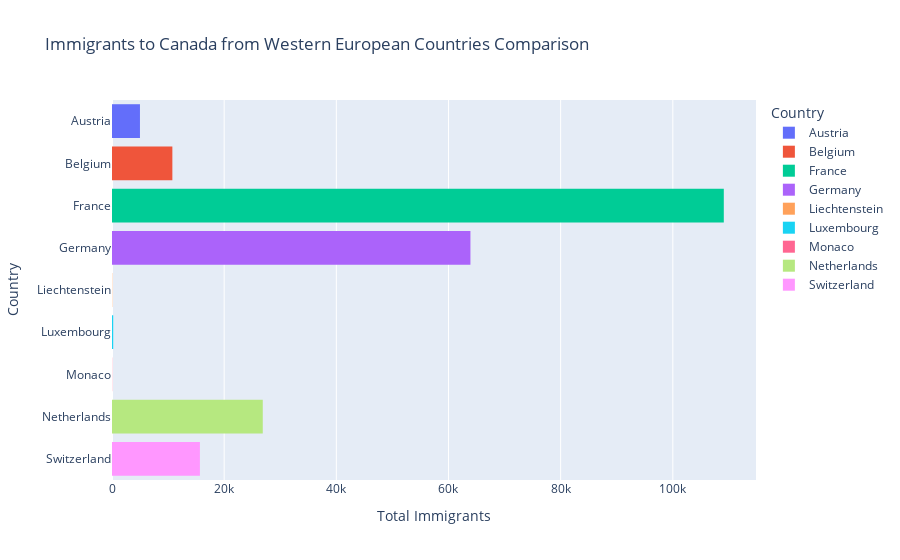

The notebook cell this image was saved under:
### Markdown cell above
### Immigrants from Western Europe Bar Plot

### Code cell
fig = px.histogram(df_can_new[df_can_new["Region"]=="Western Europe"], x="Immigrants", y="Country", color="Country",
                   title="Immigrants to Canada from Western European Countries Comparison", orientation="h")
fig.for_each_trace(lambda t: t.update(hovertemplate=t.hovertemplate.replace("sum of", "Total")))
fig.update_layout(xaxis_title="Total Immigrants")
fig.show()

### Figure 1 — Plotly figure (JSON) as saved in the notebook; plotly's stock layout.template omitted (floating-point values rounded to 4 significant figures)
{"data": [{"alignmentgroup": "True", "bingroup": "y", "histfunc": "sum", "hovertemplate": "Country=%{y}<br>Total Immigrants=%{x}<extra></extra>", "legendgroup": "Austria", "marker": {"color": "#636efa", "pattern": {"shape": ""}}, "name": "Austria", "offsetgroup": "Austria", "orientation": "h", "showlegend": true, "type": "histogram", "x": [234, 238, 201, 117, 127, 165, 196, 265, 198, 227, 158, 189, 131, 132, 133, 153, 191, 152, 190, 117, 97, 134, 87, 113, 118, 122, 102, 98, 91, 109, 124, 84, 102, 90], "xaxis": "x", "y": ["Austria", "Austria", "Austria", "Austria", "Austria", "Austria", "Austria", "Austria", "Austria", "Austria", "Austria", "Austria", "Austria", "Austria", "Austria", "Austria", "Austria", "Austria", "Austria", "Austria", "Austria", "Austria", "Austria", "Austria", "Austria", "Austria", "Austria", "Austria", "Austria", "Austria", "Austria", "Austria", "Austria", "Austria"], "yaxis": "y"}, {"alignmentgroup": "True", "bingroup": "y", "histfunc": "sum", "hovertemplate": "Country=%{y}<br>Total Immigrants=%{x}<extra></extra>", "legendgroup": "Belgium", "marker": {"color": "#EF553B", "pattern": {"shape": ""}}, "name": "Belgium", "offsetgroup": "Belgium", "orientation": "h", "showlegend": true, "type": "histogram", "x": [511, 540, 519, 297, 183, 181, 197, 283, 333, 307, 303, 216, 208, 240, 201, 240, 279, 227, 307, 209, 369, 340, 307, 320, 411, 400, 302, 363, 335, 358, 363, 332, 402, 379], "xaxis": "x", "y": ["Belgium", "Belgium", "Belgium", "Belgium", "Belgium", "Belgium", "Belgium", "Belgium", "Belgium", "Belgium", "Belgium", "Belgium", "Belgium", "Belgium", "Belgium", "Belgium", "Belgium", "Belgium", "Belgium", "Belgium", "Belgium", "Belgium", "Belgium", "Belgium", "Belgium", "Belgium", "Belgium", "Belgium", "Belgium", "Belgium", "Belgium", "Belgium", "Belgium", "Belgium"], "yaxis": "y"}, {"alignmentgroup": "True", "bingroup": "y", "histfunc": "sum", "hovertemplate": "Country=%{y}<br>Total Immigrants=%{x}<extra></extra>", "legendgroup": "France", "marker": {"color": "#00cc96", "pattern": {"shape": ""}}, "name": "France", "offsetgroup": "France", "orientation": "h", "showlegend": true, "type": "histogram", "x": [1729, 2027, 2219, 1490, 1169, 1177, 1298, 1658, 2038, 2332, 2177, 2911, 3487, 3709, 2759, 3332, 2623, 2473, 3214, 3343, 3765, 3806, 3463, 3568, 4391, 4429, 4002, 4290, 4532, 5051, 4646, 4080, 6280, 5623], "xaxis": "x", "y": ["France", "France", "France", "France", "France", "France", "France", "France", "France", "France", "France", "France", "France", "France", "France", "France", "France", "France", "France", "France", "France", "France", "France", "France", "France", "France", "France", "France", "France", "France", "France", "France", "France", "France"], "yaxis": "y"}, {"alignmentgroup": "True", "bingroup": "y", "histfunc": "sum", "hovertemplate": "Country=%{y}<br>Total Immigrants=%{x}<extra></extra>", "legendgroup": "Germany", "marker": {"color": "#ab63fa", "pattern": {"shape": ""}}, "name": "Germany", "offsetgroup": "Germany", "orientation": "h", "showlegend": true, "type": "histogram", "x": [1626, 1977, 3062, 2376, 1610, 1441, 1233, 1704, 1482, 1706, 1273, 1273, 1181, 1488, 1255, 1553, 1686, 1397, 1363, 1717, 1703, 1456, 1375, 1865, 2020, 2226, 2767, 2449, 3833, 3887, 2956, 2053, 1702, 1217], "xaxis": "x", "y": ["Germany", "Germany", "Germany", "Germany", "Germany", "Germany", "Germany", "Germany", "Germany", "Germany", "Germany", "Germany", "Germany", "Germany", "Germany", "Germany", "Germany", "Germany", "Germany", "Germany", "Germany", "Germany", "Germany", "Germany", "Germany", "Germany", "Germany", "Germany", "Germany", "Germany", "Germany", "Germany", "Germany", "Germany"], "yaxis": "y"}, {"alignmentgroup": "True", "bingroup": "y", "histfunc": "sum", "hovertemplate": "Country=%{y}<br>Total Immigrants=%{x}<extra></extra>", "legendgroup": "Liechtenstein", "marker": {"color": "#FFA15A", "pattern": {"shape": ""}}, "name": "Liechtenstein", "offsetgroup": "Liechtenstein", "orientation": "h", "showlegend": true, "type": "histogram", "x": [1, 4, 2, 0, 0, 3, 0, 1, 1, 1, 0, 1, 2, 3, 1, 0, 7, 2, 0, 2, 0, 2, 0, 1, 0, 1, 0, 0, 1, 1, 0, 2, 1, 0], "xaxis": "x", "y": ["Liechtenstein", "Liechtenstein", "Liechtenstein", "Liechtenstein", "Liechtenstein", "Liechtenstein", "Liechtenstein", "Liechtenstein", "Liechtenstein", "Liechtenstein", "Liechtenstein", "Liechtenstein", "Liechtenstein", "Liechtenstein", "Liechtenstein", "Liechtenstein", "Liechtenstein", "Liechtenstein", "Liechtenstein", "Liechtenstein", "Liechtenstein", "Liechtenstein", "Liechtenstein", "Liechtenstein", "Liechtenstein", "Liechtenstein", "Liechtenstein", "Liechtenstein", "Liechtenstein", "Liechtenstein", "Liechtenstein", "Liechtenstein", "Liechtenstein", "Liechtenstein"], "yaxis": "y"}, {"alignmentgroup": "True", "bingroup": "y", "histfunc": "sum", "hovertemplate": "Country=%{y}<br>Total Immigrants=%{x}<extra></extra>", "legendgroup": "Luxembourg", "marker": {"color": "#19d3f3", "pattern": {"shape": ""}}, "name": "Luxembourg", "offsetgroup": "Luxembourg", "orientation": "h", "showlegend": true, "type": "histogram", "x": [14, 4, 2, 5, 1, 3, 6, 2, 4, 8, 1, 3, 1, 18, 9, 1, 7, 9, 3, 1, 5, 5, 17, 9, 9, 10, 9, 9, 3, 5, 8, 11, 6, 7], "xaxis": "x", "y": ["Luxembourg", "Luxembourg", "Luxembourg", "Luxembourg", "Luxembourg", "Luxembourg", "Luxembourg", "Luxembourg", "Luxembourg", "Luxembourg", "Luxembourg", "Luxembourg", "Luxembourg", "Luxembourg", "Luxembourg", "Luxembourg", "Luxembourg", "Luxembourg", "Luxembourg", "Luxembourg", "Luxembourg", "Luxembourg", "Luxembourg", "Luxembourg", "Luxembourg", "Luxembourg", "Luxembourg", "Luxembourg", "Luxembourg", "Luxembourg", "Luxembourg", "Luxembourg", "Luxembourg", "Luxembourg"], "yaxis": "y"}, {"alignmentgroup": "True", "bingroup": "y", "histfunc": "sum", "hovertemplate": "Country=%{y}<br>Total Immigrants=%{x}<extra></extra>", "legendgroup": "Monaco", "marker": {"color": "#FF6692", "pattern": {"shape": ""}}, "name": "Monaco", "offsetgroup": "Monaco", "orientation": "h", "showlegend": true, "type": "histogram", "x": [0, 0, 0, 0, 0, 1, 0, 1, 0, 1, 3, 0, 0, 3, 1, 1, 1, 0, 0, 0, 1, 1, 1, 1, 1, 1, 1, 1, 0, 0, 4, 1, 3, 1], "xaxis": "x", "y": ["Monaco", "Monaco", "Monaco", "Monaco", "Monaco", "Monaco", "Monaco", "Monaco", "Monaco", "Monaco", "Monaco", "Monaco", "Monaco", "Monaco", "Monaco", "Monaco", "Monaco", "Monaco", "Monaco", "Monaco", "Monaco", "Monaco", "Monaco", "Monaco", "Monaco", "Monaco", "Monaco", "Monaco", "Monaco", "Monaco", "Monaco", "Monaco", "Monaco", "Monaco"], "yaxis": "y"}, {"alignmentgroup": "True", "bingroup": "y", "histfunc": "sum", "hovertemplate": "Country=%{y}<br>Total Immigrants=%{x}<extra></extra>", "legendgroup": "Netherlands", "marker": {"color": "#B6E880", "pattern": {"shape": ""}}, "name": "Netherlands", "offsetgroup": "Netherlands", "orientation": "h", "showlegend": true, "type": "histogram", "x": [1889, 1858, 1852, 716, 560, 510, 539, 647, 832, 825, 637, 614, 609, 637, 532, 596, 994, 712, 653, 873, 838, 806, 676, 617, 749, 813, 837, 615, 818, 786, 759, 586, 504, 395], "xaxis": "x", "y": ["Netherlands", "Netherlands", "Netherlands", "Netherlands", "Netherlands", "Netherlands", "Netherlands", "Netherlands", "Netherlands", "Netherlands", "Netherlands", "Netherlands", "Netherlands", "Netherlands", "Netherlands", "Netherlands", "Netherlands", "Netherlands", "Netherlands", "Netherlands", "Netherlands", "Netherlands", "Netherlands", "Netherlands", "Netherlands", "Netherlands", "Netherlands", "Netherlands", "Netherlands", "Netherlands", "Netherlands", "Netherlands", "Netherlands", "Netherlands"], "yaxis": "y"}, {"alignmentgroup": "True", "bingroup": "y", "histfunc": "sum", "hovertemplate": "Country=%{y}<br>Total Immigrants=%{x}<extra></extra>", "legendgroup": "Switzerland", "marker": {"color": "#FF97FF", "pattern": {"shape": ""}}, "name": "Switzerland", "offsetgroup": "Switzerland", "orientation": "h", "showlegend": true, "type": "histogram", "x": [806, 811, 634, 370, 326, 314, 294, 565, 508, 523, 505, 602, 666, 728, 475, 687, 823, 666, 510, 536, 471, 383, 276, 346, 337, 270, 258, 308, 357, 328, 285, 266, 243, 201], "xaxis": "x", "y": ["Switzerland", "Switzerland", "Switzerland", "Switzerland", "Switzerland", "Switzerland", "Switzerland", "Switzerland", "Switzerland", "Switzerland", "Switzerland", "Switzerland", "Switzerland", "Switzerland", "Switzerland", "Switzerland", "Switzerland", "Switzerland", "Switzerland", "Switzerland", "Switzerland", "Switzerland", "Switzerland", "Switzerland", "Switzerland", "Switzerland", "Switzerland", "Switzerland", "Switzerland", "Switzerland", "Switzerland", "Switzerland", "Switzerland", "Switzerland"], "yaxis": "y"}], "layout": {"autosize": true, "barmode": "relative", "legend": {"title": {"text": "Country"}, "tracegroupgap": 0}, "title": {"text": "Immigrants to Canada from Western European Countries Comparison"}, "xaxis": {"anchor": "y", "autorange": true, "domain": [0, 1], "range": [0, 114800.0], "title": {"text": "Total Immigrants"}, "type": "linear"}, "yaxis": {"anchor": "x", "autorange": true, "categoryarray": ["Switzerland", "Netherlands", "Monaco", "Luxembourg", "Liechtenstein", "Germany", "France", "Belgium", "Austria"], "categoryorder": "array", "domain": [0, 1], "range": [-0.5, 8.5], "title": {"text": "Country"}, "type": "category"}}}
